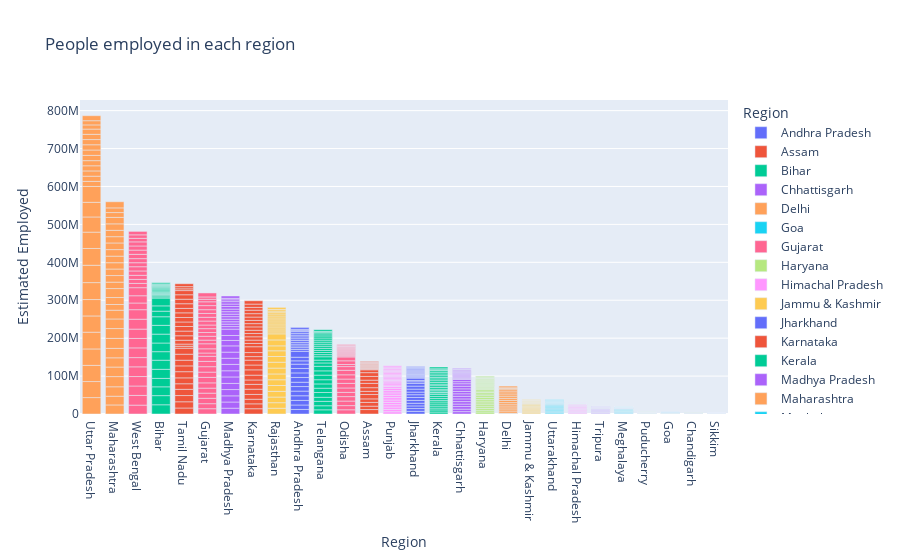

This figure's notebook cell:
### Markdown cell above
####  Region with highest unemployement rate is Tripura
      Region with lowest unemployement rate is Sikkim

### Code cell
# Bar Plot of people employed in each region
fig = px.bar(df, x = "Region", y = " Estimated Employed", color = "Region", title = "People employed in each region")
fig.update_layout(xaxis = {'categoryorder':'total descending'})
fig.show()

### Figure 1 — Plotly figure (JSON) as saved in the notebook; plotly's stock layout.template omitted (floating-point values rounded to 4 significant figures)
{"data": [{"alignmentgroup": "True", "hovertemplate": "Region=%{x}<br> Estimated Employed=%{y}<extra></extra>", "legendgroup": "Andhra Pradesh", "marker": {"color": "#636efa", "pattern": {"shape": ""}}, "name": "Andhra Pradesh", "offsetgroup": "Andhra Pradesh", "orientation": "v", "showlegend": true, "textposition": "auto", "type": "bar", "x": ["Andhra Pradesh", "Andhra Pradesh", "Andhra Pradesh", "Andhra Pradesh", "Andhra Pradesh", "Andhra Pradesh", "Andhra Pradesh", "Andhra Pradesh", "Andhra Pradesh", "Andhra Pradesh", "Andhra Pradesh", "Andhra Pradesh", "Andhra Pradesh", "Andhra Pradesh", "Andhra Pradesh", "Andhra Pradesh", "Andhra Pradesh", "Andhra Pradesh", "Andhra Pradesh", "Andhra Pradesh", "Andhra Pradesh", "Andhra Pradesh", "Andhra Pradesh", "Andhra Pradesh", "Andhra Pradesh", "Andhra Pradesh", "Andhra Pradesh", "Andhra Pradesh"], "xaxis": "x", "y": [11999139, 11755881, 12086707, 12285693, 12256762, 12017412, 11397681, 12528395, 12016676, 11723617, 11359660, 8792827, 9526902, 15572975, 4788661, 4824630, 4657443, 4743179, 4733996, 4774377, 4668772, 4913963, 4618860, 4822035, 4521537, 2544084, 3428356, 4954389], "yaxis": "y"}, {"alignmentgroup": "True", "hovertemplate": "Region=%{x}<br> Estimated Employed=%{y}<extra></extra>", "legendgroup": "Assam", "marker": {"color": "#EF553B", "pattern": {"shape": ""}}, "name": "Assam", "offsetgroup": "Assam", "orientation": "v", "showlegend": true, "textposition": "auto", "type": "bar", "x": ["Assam", "Assam", "Assam", "Assam", "Assam", "Assam", "Assam", "Assam", "Assam", "Assam", "Assam", "Assam", "Assam", "Assam", "Assam", "Assam", "Assam", "Assam", "Assam", "Assam", "Assam", "Assam", "Assam", "Assam", "Assam", "Assam"], "xaxis": "x", "y": [11749334, 8923222, 9911534, 9292039, 11468349, 8395906, 9625362, 11420996, 8462814, 9878742, 9926176, 7544937, 1671707, 1647342, 1739838, 1595582, 1576480, 1595176, 1708045, 1722303, 1630908, 1625454, 1664145, 1454956, 1441722, 1551007], "yaxis": "y"}, {"alignmentgroup": "True", "hovertemplate": "Region=%{x}<br> Estimated Employed=%{y}<extra></extra>", "legendgroup": "Bihar", "marker": {"color": "#00cc96", "pattern": {"shape": ""}}, "name": "Bihar", "offsetgroup": "Bihar", "orientation": "v", "showlegend": true, "textposition": "auto", "type": "bar", "x": ["Bihar", "Bihar", "Bihar", "Bihar", "Bihar", "Bihar", "Bihar", "Bihar", "Bihar", "Bihar", "Bihar", "Bihar", "Bihar", "Bihar", "Bihar", "Bihar", "Bihar", "Bihar", "Bihar", "Bihar", "Bihar", "Bihar", "Bihar", "Bihar", "Bihar", "Bihar", "Bihar", "Bihar"], "xaxis": "x", "y": [24322330, 24097712, 23248875, 22260203, 23905700, 24053140, 22445989, 22914530, 23409006, 23168192, 22667882, 14645275, 14050319, 20622566, 3029344, 3248864, 3059744, 2994763, 2992082, 3173429, 3081077, 2977857, 2988665, 3113464, 3049637, 1400962, 2207026, 3124663], "yaxis": "y"}, {"alignmentgroup": "True", "hovertemplate": "Region=%{x}<br> Estimated Employed=%{y}<extra></extra>", "legendgroup": "Chhattisgarh", "marker": {"color": "#ab63fa", "pattern": {"shape": ""}}, "name": "Chhattisgarh", "offsetgroup": "Chhattisgarh", "orientation": "v", "showlegend": true, "textposition": "auto", "type": "bar", "x": ["Chhattisgarh", "Chhattisgarh", "Chhattisgarh", "Chhattisgarh", "Chhattisgarh", "Chhattisgarh", "Chhattisgarh", "Chhattisgarh", "Chhattisgarh", "Chhattisgarh", "Chhattisgarh", "Chhattisgarh", "Chhattisgarh", "Chhattisgarh", "Chhattisgarh", "Chhattisgarh", "Chhattisgarh", "Chhattisgarh", "Chhattisgarh", "Chhattisgarh", "Chhattisgarh", "Chhattisgarh", "Chhattisgarh", "Chhattisgarh", "Chhattisgarh", "Chhattisgarh", "Chhattisgarh", "Chhattisgarh"], "xaxis": "x", "y": [6259019, 6608626, 6753622, 6607694, 6490776, 7043840, 6942931, 6569385, 6236201, 6847173, 6894808, 6534321, 5454091, 5781095, 2223129, 2192020, 2285436, 2392400, 2311507, 2297096, 2341284, 2415436, 2315972, 2347941, 2407509, 1066126, 1276291, 1602231], "yaxis": "y"}, {"alignmentgroup": "True", "hovertemplate": "Region=%{x}<br> Estimated Employed=%{y}<extra></extra>", "legendgroup": "Delhi", "marker": {"color": "#FFA15A", "pattern": {"shape": ""}}, "name": "Delhi", "offsetgroup": "Delhi", "orientation": "v", "showlegend": true, "textposition": "auto", "type": "bar", "x": ["Delhi", "Delhi", "Delhi", "Delhi", "Delhi", "Delhi", "Delhi", "Delhi", "Delhi", "Delhi", "Delhi", "Delhi", "Delhi", "Delhi", "Delhi", "Delhi", "Delhi", "Delhi", "Delhi", "Delhi", "Delhi", "Delhi", "Delhi", "Delhi", "Delhi", "Delhi", "Delhi", "Delhi"], "xaxis": "x", "y": [169487, 149076, 166605, 135407, 166056, 149511, 178768, 145671, 157791, 147500, 152413, 115487, 129610, 112108, 5756475, 5550172, 5393091, 5552510, 5642253, 6030363, 5439600, 5718337, 5647493, 5708807, 5401392, 3003787, 2343783, 4306807], "yaxis": "y"}, {"alignmentgroup": "True", "hovertemplate": "Region=%{x}<br> Estimated Employed=%{y}<extra></extra>", "legendgroup": "Goa", "marker": {"color": "#19d3f3", "pattern": {"shape": ""}}, "name": "Goa", "offsetgroup": "Goa", "orientation": "v", "showlegend": true, "textposition": "auto", "type": "bar", "x": ["Goa", "Goa", "Goa", "Goa", "Goa", "Goa", "Goa", "Goa", "Goa", "Goa", "Goa", "Goa", "Goa", "Goa", "Goa", "Goa", "Goa", "Goa", "Goa", "Goa", "Goa", "Goa", "Goa", "Goa"], "xaxis": "x", "y": [179340, 170471, 167437, 183603, 163215, 177440, 159489, 177155, 158936, 171672, 181657, 128538, 264855, 304015, 280367, 243277, 309643, 290264, 271612, 288154, 257814, 306396, 277093, 318957], "yaxis": "y"}, {"alignmentgroup": "True", "hovertemplate": "Region=%{x}<br> Estimated Employed=%{y}<extra></extra>", "legendgroup": "Gujarat", "marker": {"color": "#FF6692", "pattern": {"shape": ""}}, "name": "Gujarat", "offsetgroup": "Gujarat", "orientation": "v", "showlegend": true, "textposition": "auto", "type": "bar", "x": ["Gujarat", "Gujarat", "Gujarat", "Gujarat", "Gujarat", "Gujarat", "Gujarat", "Gujarat", "Gujarat", "Gujarat", "Gujarat", "Gujarat", "Gujarat", "Gujarat", "Gujarat", "Gujarat", "Gujarat", "Gujarat", "Gujarat", "Gujarat", "Gujarat", "Gujarat", "Gujarat", "Gujarat", "Gujarat", "Gujarat", "Gujarat", "Gujarat"], "xaxis": "x", "y": [13954728, 13199281, 14327083, 13507342, 13280783, 13828512, 14487815, 13877825, 14301844, 13973042, 13483615, 8587594, 11121124, 13243922, 9686558, 10144965, 9828023, 10228154, 9609939, 10474217, 9896129, 10172812, 9824501, 10784753, 10083026, 6701284, 6072776, 10574711], "yaxis": "y"}, {"alignmentgroup": "True", "hovertemplate": "Region=%{x}<br> Estimated Employed=%{y}<extra></extra>", "legendgroup": "Haryana", "marker": {"color": "#B6E880", "pattern": {"shape": ""}}, "name": "Haryana", "offsetgroup": "Haryana", "orientation": "v", "showlegend": true, "textposition": "auto", "type": "bar", "x": ["Haryana", "Haryana", "Haryana", "Haryana", "Haryana", "Haryana", "Haryana", "Haryana", "Haryana", "Haryana", "Haryana", "Haryana", "Haryana", "Haryana", "Haryana", "Haryana", "Haryana", "Haryana", "Haryana", "Haryana", "Haryana", "Haryana", "Haryana", "Haryana", "Haryana", "Haryana", "Haryana", "Haryana"], "xaxis": "x", "y": [5249186, 4745178, 4826560, 4558306, 5127956, 4798833, 4875763, 4603484, 5062293, 4570108, 4366148, 4041050, 3914193, 4357835, 2693596, 2845190, 2405973, 2523005, 2675862, 2821456, 2404239, 2548835, 2630938, 2752834, 2275407, 1606580, 2013083, 2304138], "yaxis": "y"}, {"alignmentgroup": "True", "hovertemplate": "Region=%{x}<br> Estimated Employed=%{y}<extra></extra>", "legendgroup": "Himachal Pradesh", "marker": {"color": "#FF97FF", "pattern": {"shape": ""}}, "name": "Himachal Pradesh", "offsetgroup": "Himachal Pradesh", "orientation": "v", "showlegend": true, "textposition": "auto", "type": "bar", "x": ["Himachal Pradesh", "Himachal Pradesh", "Himachal Pradesh", "Himachal Pradesh", "Himachal Pradesh", "Himachal Pradesh", "Himachal Pradesh", "Himachal Pradesh", "Himachal Pradesh", "Himachal Pradesh", "Himachal Pradesh", "Himachal Pradesh", "Himachal Pradesh", "Himachal Pradesh", "Himachal Pradesh", "Himachal Pradesh", "Himachal Pradesh", "Himachal Pradesh", "Himachal Pradesh", "Himachal Pradesh", "Himachal Pradesh", "Himachal Pradesh", "Himachal Pradesh", "Himachal Pradesh", "Himachal Pradesh", "Himachal Pradesh", "Himachal Pradesh", "Himachal Pradesh"], "xaxis": "x", "y": [2045760, 1957081, 1916824, 1969248, 2039804, 1946957, 2024409, 1922821, 2041035, 1952464, 1800426, 984171, 1732050, 2230075, 245668, 237576, 235894, 236315, 247210, 232322, 233029, 241366, 246596, 227804, 221432, 146957, 134868, 224902], "yaxis": "y"}, {"alignmentgroup": "True", "hovertemplate": "Region=%{x}<br> Estimated Employed=%{y}<extra></extra>", "legendgroup": "Jammu & Kashmir", "marker": {"color": "#FECB52", "pattern": {"shape": ""}}, "name": "Jammu & Kashmir", "offsetgroup": "Jammu & Kashmir", "orientation": "v", "showlegend": true, "textposition": "auto", "type": "bar", "x": ["Jammu & Kashmir", "Jammu & Kashmir", "Jammu & Kashmir", "Jammu & Kashmir", "Jammu & Kashmir", "Jammu & Kashmir", "Jammu & Kashmir", "Jammu & Kashmir", "Jammu & Kashmir", "Jammu & Kashmir", "Jammu & Kashmir", "Jammu & Kashmir", "Jammu & Kashmir", "Jammu & Kashmir", "Jammu & Kashmir", "Jammu & Kashmir", "Jammu & Kashmir", "Jammu & Kashmir", "Jammu & Kashmir", "Jammu & Kashmir", "Jammu & Kashmir"], "xaxis": "x", "y": [2495186, 2423742, 2549316, 2778624, 2477621, 2415724, 2373488, 2163397, 2361004, 2716966, 2049617, 1130139, 1139815, 1183770, 1029087, 1226793, 1209085, 1079537, 1060116, 998103, 937435], "yaxis": "y"}, {"alignmentgroup": "True", "hovertemplate": "Region=%{x}<br> Estimated Employed=%{y}<extra></extra>", "legendgroup": "Jharkhand", "marker": {"color": "#636efa", "pattern": {"shape": ""}}, "name": "Jharkhand", "offsetgroup": "Jharkhand", "orientation": "v", "showlegend": true, "textposition": "auto", "type": "bar", "x": ["Jharkhand", "Jharkhand", "Jharkhand", "Jharkhand", "Jharkhand", "Jharkhand", "Jharkhand", "Jharkhand", "Jharkhand", "Jharkhand", "Jharkhand", "Jharkhand", "Jharkhand", "Jharkhand", "Jharkhand", "Jharkhand", "Jharkhand", "Jharkhand", "Jharkhand", "Jharkhand", "Jharkhand", "Jharkhand", "Jharkhand", "Jharkhand", "Jharkhand", "Jharkhand", "Jharkhand", "Jharkhand"], "xaxis": "x", "y": [7035766, 7319782, 6958404, 7015356, 7500122, 7761243, 7279628, 6873437, 7868736, 7932402, 7157454, 4280434, 3315038, 6375114, 2404033, 2326911, 2434579, 2335406, 2357627, 2460196, 2424281, 2290170, 2329293, 2493023, 2480661, 1054829, 830347, 2244460], "yaxis": "y"}, {"alignmentgroup": "True", "hovertemplate": "Region=%{x}<br> Estimated Employed=%{y}<extra></extra>", "legendgroup": "Karnataka", "marker": {"color": "#EF553B", "pattern": {"shape": ""}}, "name": "Karnataka", "offsetgroup": "Karnataka", "orientation": "v", "showlegend": true, "textposition": "auto", "type": "bar", "x": ["Karnataka", "Karnataka", "Karnataka", "Karnataka", "Karnataka", "Karnataka", "Karnataka", "Karnataka", "Karnataka", "Karnataka", "Karnataka", "Karnataka", "Karnataka", "Karnataka", "Karnataka", "Karnataka", "Karnataka", "Karnataka", "Karnataka", "Karnataka", "Karnataka", "Karnataka", "Karnataka", "Karnataka", "Karnataka", "Karnataka", "Karnataka", "Karnataka"], "xaxis": "x", "y": [13911440, 12888490, 12169808, 12686470, 13741892, 12803527, 11537217, 12756132, 13938874, 12753657, 12853818, 9330400, 10626328, 15396213, 8638239, 8862498, 8738029, 8614340, 8647794, 8799249, 8613835, 8592376, 8749154, 8924061, 9225835, 7387995, 8669258, 8822411], "yaxis": "y"}, {"alignmentgroup": "True", "hovertemplate": "Region=%{x}<br> Estimated Employed=%{y}<extra></extra>", "legendgroup": "Kerala", "marker": {"color": "#00cc96", "pattern": {"shape": ""}}, "name": "Kerala", "offsetgroup": "Kerala", "orientation": "v", "showlegend": true, "textposition": "auto", "type": "bar", "x": ["Kerala", "Kerala", "Kerala", "Kerala", "Kerala", "Kerala", "Kerala", "Kerala", "Kerala", "Kerala", "Kerala", "Kerala", "Kerala", "Kerala", "Kerala", "Kerala", "Kerala", "Kerala", "Kerala", "Kerala", "Kerala", "Kerala", "Kerala", "Kerala", "Kerala", "Kerala", "Kerala", "Kerala"], "xaxis": "x", "y": [5184355, 5605627, 4855393, 5233449, 5400499, 5328825, 4557906, 5065804, 5307026, 5203579, 4141953, 1754170, 3799919, 3952088, 4605913, 4678374, 4105211, 4448650, 4640642, 4644510, 4062767, 4440283, 4597507, 4624444, 4079775, 2179106, 2826118, 4601293], "yaxis": "y"}, {"alignmentgroup": "True", "hovertemplate": "Region=%{x}<br> Estimated Employed=%{y}<extra></extra>", "legendgroup": "Madhya Pradesh", "marker": {"color": "#ab63fa", "pattern": {"shape": ""}}, "name": "Madhya Pradesh", "offsetgroup": "Madhya Pradesh", "orientation": "v", "showlegend": true, "textposition": "auto", "type": "bar", "x": ["Madhya Pradesh", "Madhya Pradesh", "Madhya Pradesh", "Madhya Pradesh", "Madhya Pradesh", "Madhya Pradesh", "Madhya Pradesh", "Madhya Pradesh", "Madhya Pradesh", "Madhya Pradesh", "Madhya Pradesh", "Madhya Pradesh", "Madhya Pradesh", "Madhya Pradesh", "Madhya Pradesh", "Madhya Pradesh", "Madhya Pradesh", "Madhya Pradesh", "Madhya Pradesh", "Madhya Pradesh", "Madhya Pradesh", "Madhya Pradesh", "Madhya Pradesh", "Madhya Pradesh", "Madhya Pradesh", "Madhya Pradesh", "Madhya Pradesh", "Madhya Pradesh"], "xaxis": "x", "y": [15349838, 16294794, 16274707, 16559137, 16159315, 17060638, 16306428, 16854647, 16183702, 16178044, 16480441, 14238959, 13099601, 16748971, 6692720, 6509340, 6266446, 6809834, 6655967, 6603715, 6459457, 6787403, 6834930, 6533435, 6386723, 4802873, 3879934, 6221562], "yaxis": "y"}, {"alignmentgroup": "True", "hovertemplate": "Region=%{x}<br> Estimated Employed=%{y}<extra></extra>", "legendgroup": "Maharashtra", "marker": {"color": "#FFA15A", "pattern": {"shape": ""}}, "name": "Maharashtra", "offsetgroup": "Maharashtra", "orientation": "v", "showlegend": true, "textposition": "auto", "type": "bar", "x": ["Maharashtra", "Maharashtra", "Maharashtra", "Maharashtra", "Maharashtra", "Maharashtra", "Maharashtra", "Maharashtra", "Maharashtra", "Maharashtra", "Maharashtra", "Maharashtra", "Maharashtra", "Maharashtra", "Maharashtra", "Maharashtra", "Maharashtra", "Maharashtra", "Maharashtra", "Maharashtra", "Maharashtra", "Maharashtra", "Maharashtra", "Maharashtra", "Maharashtra", "Maharashtra", "Maharashtra", "Maharashtra"], "xaxis": "x", "y": [23896858, 23056511, 24843750, 26835389, 25219281, 24330249, 24881383, 26357625, 25881398, 25293535, 23130976, 15014802, 18423447, 23601016, 16962574, 17375053, 17215677, 16602767, 17396398, 17221991, 17486683, 16581144, 16715470, 17122782, 17065830, 12674451, 12365754, 16172690], "yaxis": "y"}, {"alignmentgroup": "True", "hovertemplate": "Region=%{x}<br> Estimated Employed=%{y}<extra></extra>", "legendgroup": "Meghalaya", "marker": {"color": "#19d3f3", "pattern": {"shape": ""}}, "name": "Meghalaya", "offsetgroup": "Meghalaya", "orientation": "v", "showlegend": true, "textposition": "auto", "type": "bar", "x": ["Meghalaya", "Meghalaya", "Meghalaya", "Meghalaya", "Meghalaya", "Meghalaya", "Meghalaya", "Meghalaya", "Meghalaya", "Meghalaya", "Meghalaya", "Meghalaya", "Meghalaya", "Meghalaya", "Meghalaya", "Meghalaya", "Meghalaya", "Meghalaya", "Meghalaya", "Meghalaya", "Meghalaya", "Meghalaya", "Meghalaya", "Meghalaya", "Meghalaya", "Meghalaya", "Meghalaya"], "xaxis": "x", "y": [1119011, 1024797, 1158511, 1065725, 1162159, 1080609, 1205703, 1102997, 1229406, 1112864, 1192616, 803118, 992148, 1150200, 228978, 231252, 284015, 259433, 253887, 234375, 293431, 267417, 261687, 233965, 289735, 161939, 222916], "yaxis": "y"}, {"alignmentgroup": "True", "hovertemplate": "Region=%{x}<br> Estimated Employed=%{y}<extra></extra>", "legendgroup": "Odisha", "marker": {"color": "#FF6692", "pattern": {"shape": ""}}, "name": "Odisha", "offsetgroup": "Odisha", "orientation": "v", "showlegend": true, "textposition": "auto", "type": "bar", "x": ["Odisha", "Odisha", "Odisha", "Odisha", "Odisha", "Odisha", "Odisha", "Odisha", "Odisha", "Odisha", "Odisha", "Odisha", "Odisha", "Odisha", "Odisha", "Odisha", "Odisha", "Odisha", "Odisha", "Odisha", "Odisha", "Odisha", "Odisha", "Odisha", "Odisha", "Odisha", "Odisha", "Odisha"], "xaxis": "x", "y": [11155753, 10965154, 12009883, 11727659, 11167715, 11621534, 12192623, 11345069, 11182128, 11842655, 9814156, 5562449, 9683719, 10187145, 2519582, 2356290, 2542237, 2456983, 2570663, 2456855, 2594469, 2369048, 2561320, 2438080, 2457952, 1303244, 1975481, 2221069], "yaxis": "y"}, {"alignmentgroup": "True", "hovertemplate": "Region=%{x}<br> Estimated Employed=%{y}<extra></extra>", "legendgroup": "Puducherry", "marker": {"color": "#B6E880", "pattern": {"shape": ""}}, "name": "Puducherry", "offsetgroup": "Puducherry", "orientation": "v", "showlegend": true, "textposition": "auto", "type": "bar", "x": ["Puducherry", "Puducherry", "Puducherry", "Puducherry", "Puducherry", "Puducherry", "Puducherry", "Puducherry", "Puducherry", "Puducherry", "Puducherry", "Puducherry", "Puducherry", "Puducherry", "Puducherry", "Puducherry", "Puducherry", "Puducherry", "Puducherry", "Puducherry", "Puducherry", "Puducherry", "Puducherry", "Puducherry", "Puducherry", "Puducherry"], "xaxis": "x", "y": [172474, 184527, 139227, 183930, 175718, 180283, 142787, 180808, 176252, 183619, 142176, 49420, 283905, 304369, 281117, 312882, 286573, 312548, 275003, 313135, 281698, 310342, 278851, 68122, 64538, 234926], "yaxis": "y"}, {"alignmentgroup": "True", "hovertemplate": "Region=%{x}<br> Estimated Employed=%{y}<extra></extra>", "legendgroup": "Punjab", "marker": {"color": "#FF97FF", "pattern": {"shape": ""}}, "name": "Punjab", "offsetgroup": "Punjab", "orientation": "v", "showlegend": true, "textposition": "auto", "type": "bar", "x": ["Punjab", "Punjab", "Punjab", "Punjab", "Punjab", "Punjab", "Punjab", "Punjab", "Punjab", "Punjab", "Punjab", "Punjab", "Punjab", "Punjab", "Punjab", "Punjab", "Punjab", "Punjab", "Punjab", "Punjab", "Punjab", "Punjab", "Punjab", "Punjab", "Punjab", "Punjab", "Punjab", "Punjab"], "xaxis": "x", "y": [6088547, 6025235, 6308129, 6183427, 6260971, 6021921, 6395022, 6164215, 6189471, 6009820, 6373692, 4721590, 3727366, 5364047, 3289918, 3307798, 3592442, 3499863, 3227178, 3070438, 3602243, 3575778, 3252622, 3219227, 3601793, 2298975, 2682658, 3047750], "yaxis": "y"}, {"alignmentgroup": "True", "hovertemplate": "Region=%{x}<br> Estimated Employed=%{y}<extra></extra>", "legendgroup": "Rajasthan", "marker": {"color": "#FECB52", "pattern": {"shape": ""}}, "name": "Rajasthan", "offsetgroup": "Rajasthan", "orientation": "v", "showlegend": true, "textposition": "auto", "type": "bar", "x": ["Rajasthan", "Rajasthan", "Rajasthan", "Rajasthan", "Rajasthan", "Rajasthan", "Rajasthan", "Rajasthan", "Rajasthan", "Rajasthan", "Rajasthan", "Rajasthan", "Rajasthan", "Rajasthan", "Rajasthan", "Rajasthan", "Rajasthan", "Rajasthan", "Rajasthan", "Rajasthan", "Rajasthan", "Rajasthan", "Rajasthan", "Rajasthan", "Rajasthan", "Rajasthan", "Rajasthan", "Rajasthan"], "xaxis": "x", "y": [15226005, 14610564, 14859873, 15052051, 15419779, 15178544, 15278556, 15485307, 15484353, 15040572, 15059769, 13051219, 15586833, 16076978, 5108436, 5241174, 5372470, 5195170, 5176819, 5384335, 5306715, 5109481, 5157363, 5288343, 4964911, 2932923, 4225486, 5275784], "yaxis": "y"}, {"alignmentgroup": "True", "hovertemplate": "Region=%{x}<br> Estimated Employed=%{y}<extra></extra>", "legendgroup": "Sikkim", "marker": {"color": "#636efa", "pattern": {"shape": ""}}, "name": "Sikkim", "offsetgroup": "Sikkim", "orientation": "v", "showlegend": true, "textposition": "auto", "type": "bar", "x": ["Sikkim", "Sikkim", "Sikkim", "Sikkim", "Sikkim", "Sikkim", "Sikkim", "Sikkim", "Sikkim", "Sikkim", "Sikkim", "Sikkim", "Sikkim", "Sikkim", "Sikkim", "Sikkim", "Sikkim"], "xaxis": "x", "y": [146688, 162426, 161647, 133399, 141313, 89587, 89702, 108334, 90850, 89450, 87974, 107751, 88035, 86186, 81905, 75456, 76269], "yaxis": "y"}, {"alignmentgroup": "True", "hovertemplate": "Region=%{x}<br> Estimated Employed=%{y}<extra></extra>", "legendgroup": "Tamil Nadu", "marker": {"color": "#EF553B", "pattern": {"shape": ""}}, "name": "Tamil Nadu", "offsetgroup": "Tamil Nadu", "orientation": "v", "showlegend": true, "textposition": "auto", "type": "bar", "x": ["Tamil Nadu", "Tamil Nadu", "Tamil Nadu", "Tamil Nadu", "Tamil Nadu", "Tamil Nadu", "Tamil Nadu", "Tamil Nadu", "Tamil Nadu", "Tamil Nadu", "Tamil Nadu", "Tamil Nadu", "Tamil Nadu", "Tamil Nadu", "Tamil Nadu", "Tamil Nadu", "Tamil Nadu", "Tamil Nadu", "Tamil Nadu", "Tamil Nadu", "Tamil Nadu", "Tamil Nadu", "Tamil Nadu", "Tamil Nadu", "Tamil Nadu", "Tamil Nadu", "Tamil Nadu", "Tamil Nadu"], "xaxis": "x", "y": [15844698, 16375303, 16455928, 16463931, 14595441, 15595647, 16223430, 15356938, 14954646, 15828488, 15848590, 5086200, 5768342, 10169115, 11798080, 12318745, 12054414, 11933093, 11902824, 12223948, 11729952, 12260389, 11926995, 11742101, 10982178, 4632967, 5733921, 7741005], "yaxis": "y"}, {"alignmentgroup": "True", "hovertemplate": "Region=%{x}<br> Estimated Employed=%{y}<extra></extra>", "legendgroup": "Telangana", "marker": {"color": "#00cc96", "pattern": {"shape": ""}}, "name": "Telangana", "offsetgroup": "Telangana", "orientation": "v", "showlegend": true, "textposition": "auto", "type": "bar", "x": ["Telangana", "Telangana", "Telangana", "Telangana", "Telangana", "Telangana", "Telangana", "Telangana", "Telangana", "Telangana", "Telangana", "Telangana", "Telangana", "Telangana", "Telangana", "Telangana", "Telangana", "Telangana", "Telangana", "Telangana", "Telangana", "Telangana", "Telangana", "Telangana", "Telangana", "Telangana", "Telangana", "Telangana"], "xaxis": "x", "y": [11053353, 10728822, 11538688, 10743959, 12636415, 11375354, 11265828, 11068056, 12065915, 11304474, 12028377, 8793799, 7508747, 8891181, 5560649, 5683349, 5432503, 5544693, 5668785, 5318341, 5338119, 5317782, 5543380, 5521496, 5313236, 3378431, 3108830, 4577995], "yaxis": "y"}, {"alignmentgroup": "True", "hovertemplate": "Region=%{x}<br> Estimated Employed=%{y}<extra></extra>", "legendgroup": "Tripura", "marker": {"color": "#ab63fa", "pattern": {"shape": ""}}, "name": "Tripura", "offsetgroup": "Tripura", "orientation": "v", "showlegend": true, "textposition": "auto", "type": "bar", "x": ["Tripura", "Tripura", "Tripura", "Tripura", "Tripura", "Tripura", "Tripura", "Tripura", "Tripura", "Tripura", "Tripura", "Tripura", "Tripura", "Tripura", "Tripura", "Tripura", "Tripura", "Tripura", "Tripura", "Tripura", "Tripura", "Tripura", "Tripura", "Tripura", "Tripura", "Tripura", "Tripura", "Tripura"], "xaxis": "x", "y": [1019549, 1107013, 1052597, 975501, 1034408, 1113764, 1084633, 1046878, 1057975, 1169347, 1060946, 675083, 911789, 1106978, 423127, 408738, 410583, 368977, 418043, 414808, 427700, 399427, 450155, 415339, 450271, 296431, 384999, 391015], "yaxis": "y"}, {"alignmentgroup": "True", "hovertemplate": "Region=%{x}<br> Estimated Employed=%{y}<extra></extra>", "legendgroup": "Uttar Pradesh", "marker": {"color": "#FFA15A", "pattern": {"shape": ""}}, "name": "Uttar Pradesh", "offsetgroup": "Uttar Pradesh", "orientation": "v", "showlegend": true, "textposition": "auto", "type": "bar", "x": ["Uttar Pradesh", "Uttar Pradesh", "Uttar Pradesh", "Uttar Pradesh", "Uttar Pradesh", "Uttar Pradesh", "Uttar Pradesh", "Uttar Pradesh", "Uttar Pradesh", "Uttar Pradesh", "Uttar Pradesh", "Uttar Pradesh", "Uttar Pradesh", "Uttar Pradesh", "Uttar Pradesh", "Uttar Pradesh", "Uttar Pradesh", "Uttar Pradesh", "Uttar Pradesh", "Uttar Pradesh", "Uttar Pradesh", "Uttar Pradesh", "Uttar Pradesh", "Uttar Pradesh", "Uttar Pradesh", "Uttar Pradesh", "Uttar Pradesh", "Uttar Pradesh"], "xaxis": "x", "y": [43287808, 42276572, 42697000, 43298746, 44198762, 42833265, 43261530, 44640087, 45777509, 44257432, 43086706, 39970677, 38640999, 41908909, 13391244, 13624452, 13862431, 13580241, 13522970, 13938303, 14128888, 13857200, 13656250, 13803099, 13889632, 10944379, 11111486, 13208724], "yaxis": "y"}, {"alignmentgroup": "True", "hovertemplate": "Region=%{x}<br> Estimated Employed=%{y}<extra></extra>", "legendgroup": "Uttarakhand", "marker": {"color": "#19d3f3", "pattern": {"shape": ""}}, "name": "Uttarakhand", "offsetgroup": "Uttarakhand", "orientation": "v", "showlegend": true, "textposition": "auto", "type": "bar", "x": ["Uttarakhand", "Uttarakhand", "Uttarakhand", "Uttarakhand", "Uttarakhand", "Uttarakhand", "Uttarakhand", "Uttarakhand", "Uttarakhand", "Uttarakhand", "Uttarakhand", "Uttarakhand", "Uttarakhand", "Uttarakhand", "Uttarakhand", "Uttarakhand", "Uttarakhand", "Uttarakhand", "Uttarakhand", "Uttarakhand", "Uttarakhand", "Uttarakhand", "Uttarakhand", "Uttarakhand", "Uttarakhand", "Uttarakhand", "Uttarakhand"], "xaxis": "x", "y": [2108044, 2021553, 2000524, 1911380, 2157845, 2027662, 2007113, 1947566, 1986386, 2057523, 1972074, 1915482, 1675441, 676797, 906889, 859900, 823967, 711150, 925174, 904903, 844779, 725253, 963408, 889245, 748041, 778590, 989470], "yaxis": "y"}, {"alignmentgroup": "True", "hovertemplate": "Region=%{x}<br> Estimated Employed=%{y}<extra></extra>", "legendgroup": "West Bengal", "marker": {"color": "#FF6692", "pattern": {"shape": ""}}, "name": "West Bengal", "offsetgroup": "West Bengal", "orientation": "v", "showlegend": true, "textposition": "auto", "type": "bar", "x": ["West Bengal", "West Bengal", "West Bengal", "West Bengal", "West Bengal", "West Bengal", "West Bengal", "West Bengal", "West Bengal", "West Bengal", "West Bengal", "West Bengal", "West Bengal", "West Bengal", "West Bengal", "West Bengal", "West Bengal", "West Bengal", "West Bengal", "West Bengal", "West Bengal", "West Bengal", "West Bengal", "West Bengal", "West Bengal", "West Bengal", "West Bengal", "West Bengal"], "xaxis": "x", "y": [23452875, 25543465, 24857807, 24924827, 25610773, 24353018, 25630359, 24906239, 24612171, 26093009, 25097812, 17639370, 19115772, 21225887, 11306177, 10611498, 10779829, 11456493, 11158649, 10563686, 10768462, 11335696, 11208617, 10871168, 10806105, 9299466, 9240903, 9088931], "yaxis": "y"}, {"alignmentgroup": "True", "hovertemplate": "Region=%{x}<br> Estimated Employed=%{y}<extra></extra>", "legendgroup": "Chandigarh", "marker": {"color": "#B6E880", "pattern": {"shape": ""}}, "name": "Chandigarh", "offsetgroup": "Chandigarh", "orientation": "v", "showlegend": true, "textposition": "auto", "type": "bar", "x": ["Chandigarh", "Chandigarh", "Chandigarh", "Chandigarh", "Chandigarh", "Chandigarh", "Chandigarh", "Chandigarh", "Chandigarh", "Chandigarh", "Chandigarh", "Chandigarh"], "xaxis": "x", "y": [348042, 337145, 294379, 328282, 327239, 330856, 289593, 311146, 332062, 316887, 279839, 306505], "yaxis": "y"}], "layout": {"autosize": true, "barmode": "relative", "legend": {"title": {"text": "Region"}, "tracegroupgap": 0}, "title": {"text": "People employed in each region"}, "xaxis": {"anchor": "y", "autorange": true, "categoryarray": ["Andhra Pradesh", "Assam", "Bihar", "Chhattisgarh", "Delhi", "Goa", "Gujarat", "Haryana", "Himachal Pradesh", "Jammu & Kashmir", "Jharkhand", "Karnataka", "Kerala", "Madhya Pradesh", "Maharashtra", "Meghalaya", "Odisha", "Puducherry", "Punjab", "Rajasthan", "Sikkim", "Tamil Nadu", "Telangana", "Tripura", "Uttar Pradesh", "Uttarakhand", "West Bengal", "Chandigarh"], "categoryorder": "total descending", "domain": [0, 1], "range": [-0.5, 27.5], "title": {"text": "Region"}, "type": "category"}, "yaxis": {"anchor": "x", "autorange": true, "domain": [0, 1], "range": [0, 828100000.0], "title": {"text": " Estimated Employed"}, "type": "linear"}}}
